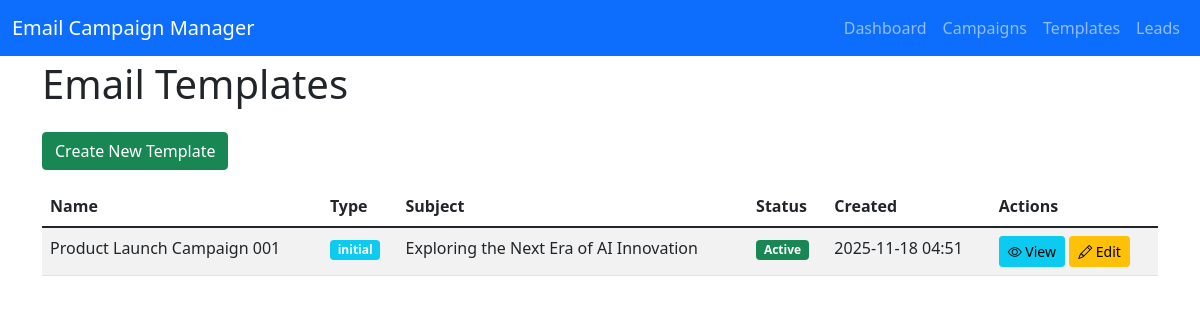
Page /templates on the committed database.
### database/models/email_templates.py (models this page shows, shortened)
class EmailTemplate(BaseModel):
    __tablename__ = 'email_templates'
    name = Column(String(255), nullable=False, index=True)
    description = Column(Text, nullable=True)
    template_type = Column(String(50), nullable=False, default='initial')  # initial, follow_up, custom
    subject = Column(String(500), nullable=False)
    body_html = Column(Text, nullable=True)  # HTML version
    body_text = Column(Text, nullable=False)  # Plain text version
    available_variables = Column(JSON, nullable=True)
    is_active = Column(Boolean, default=True, index=True)
    is_default = Column(Boolean, default=False)
    usage_count = Column(Integer, default=0)
    last_used_at = Column(String(50), nullable=True)
    tags = Column(Text, nullable=True)
    meta_data = Column('metadata', JSON, nullable=True)  # Using 'metadata' as DB column name, 'meta_data' as Python attr
    campaigns = relationship('EmailCampaign', back_populates='template', foreign_keys='EmailCampaign.template_id')

### web_ui/app.py (the view)
@app.route('/templates')
def templates():
    session = get_session()
    try:
        templates = session.query(EmailTemplate).filter(
            EmailTemplate.is_deleted == False
        ).order_by(EmailTemplate.created_at.desc()).all()
        return render_template('templates.html', templates=templates)
    finally:
        session.close()

### database/session.py (called while the page is built)
def get_session():
    return SessionLocal()

### web_ui/templates/templates.html (shortened to what this page needs)
{% extends "base.html" %}
{% block content %}
<h1>Email Templates</h1>
<div class="mt-4 mb-3">
    <a href="/templates/create" class="btn btn-success">Create New Template</a>
</div>
<table class="table table-striped">
    <thead>
        <tr>
            <th>Name</th>
            <th>Type</th>
            <th>Subject</th>
            <th>Status</th>
            <th>Created</th>
            <th>Actions</th>
        </tr>
    </thead>
    <tbody>
        {% for template in templates %}
        <tr>
            <td>{{ template.name }}</td>
            <td><span class="badge bg-info">{{ template.template_type }}</span></td>
            <td>{{ template.subject }}</td>
            <td>
                {% if template.is_active %}
                <span class="badge bg-success">Active</span>
                {% else %}
                <span class="badge bg-secondary">Inactive</span>
                {% endif %}
            </td>
            <td>{{ template.created_at.strftime('%Y-%m-%d %H:%M') }}</td>
            <td>
                <a href="/templates/{{ template.id }}" class="btn btn-sm btn-info">
                    <i class="bi bi-eye"></i> View
                </a>
                <a href="/templates/{{ template.id }}/edit" class="btn btn-sm btn-warning">
                    <i class="bi bi-pencil"></i> Edit
                </a>
            </td>
        </tr>
        {% else %}
        <tr>
            <td colspan="6" class="text-center text-muted">No templates found. <a href="/templates/create">Create one</a></td>
        </tr>
        {% endfor %}
    </tbody>
</table>
{% endblock %}

### web_ui/templates/base.html (style rules this page uses)
body { padding-top: 60px; }

### rows in the picture
EmailTemplate: name "Product Launch Campaign 001", template_type "initial", subject "Exploring the Next Era of AI Innovation", is_active "Active", created_at "2025-11-18 04:51"
